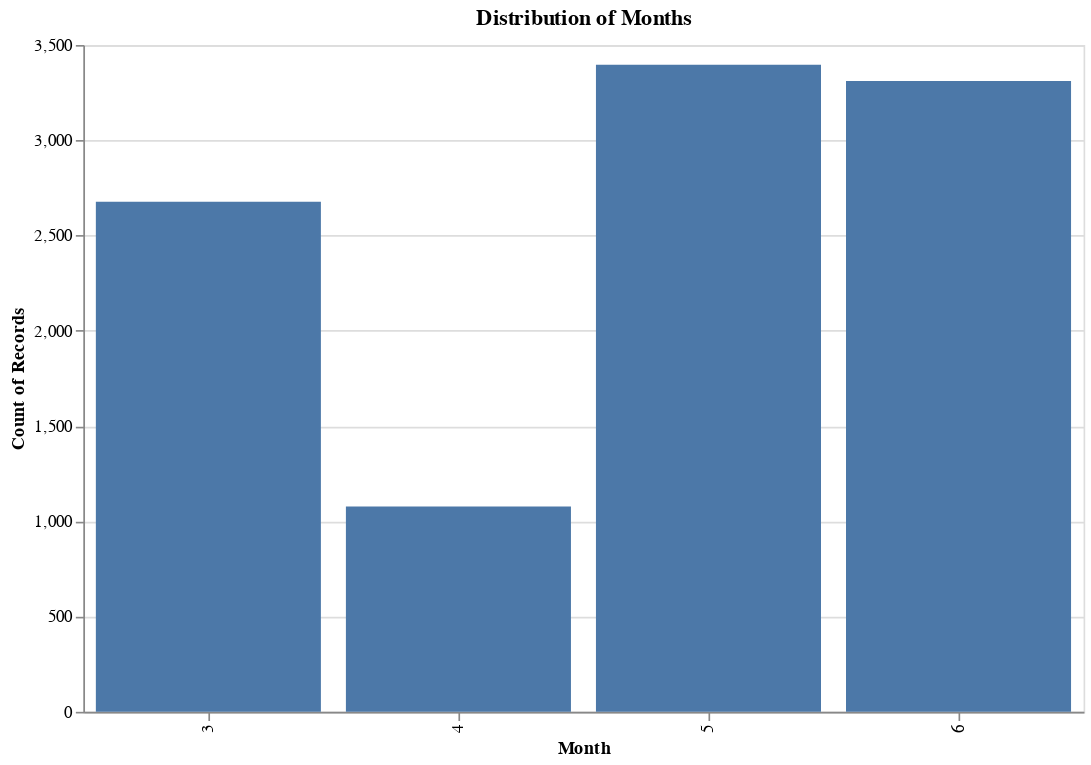

Source (notebook cell):
### Code cell
# Histogram for Month include tooltip

alt.data_transformers.enable("vegafusion")
chart = alt.Chart(df).mark_bar().encode(
    x=alt.X('Month:O'),
    y='count()',
    tooltip=[alt.Tooltip('Month:O', bin=True, title='Month'), 'count()']
).properties(
    title='Distribution of Months',
    width=600,
    height=400
)

chart.display()

### Figure 1 — Vega specification as saved in the notebook (floating-point values rounded to 4 significant figures)
{"$schema": "https://vega.github.io/schema/vega/v5.json", "data": [{"name": "source_0", "values": [{"Month": 3, "__count": 2677, "bin_maxbins_10_Month": 3.0, "bin_maxbins_10_Month_end": 3.5}, {"Month": 5, "__count": 3396, "bin_maxbins_10_Month": 5.0, "bin_maxbins_10_Month_end": 5.5}, {"Month": 6, "__count": 3311, "bin_maxbins_10_Month": 5.5, "bin_maxbins_10_Month_end": 6.0}, {"Month": 4, "__count": 1078, "bin_maxbins_10_Month": 4.0, "bin_maxbins_10_Month_end": 4.5}]}, {"name": "source_0_x_domain_Month", "values": [{"Month": 3}, {"Month": 5}, {"Month": 6}, {"Month": 4}]}, {"name": "source_0_y_domain___count", "values": [{"min": 1078, "max": 3396}]}], "marks": [{"type": "rect", "name": "marks", "from": {"data": "source_0"}, "encode": {"update": {"width": {"signal": "max(0.25, bandwidth('x'))"}, "y": {"field": "__count", "scale": "y"}, "y2": {"value": 0, "scale": "y"}, "x": {"field": "Month", "scale": "x"}, "tooltip": {"signal": "{\"Month\": !isValid(datum[\"bin_maxbins_10_Month\"]) || !isFinite(+datum[\"bin_maxbins_10_Month\"]) ? \"null\" : format(datum[\"bin_maxbins_10_Month\"], \"\") + \" – \" + format(datum[\"bin_maxbins_10_Month_end\"], \"\"), \"Count of Records\": format(datum[\"__count\"], \"\")}"}, "fill": {"value": "#4c78a8"}}}, "style": ["bar"]}], "scales": [{"name": "x", "type": "band", "domain": {"data": "source_0_x_domain_Month", "field": "Month", "sort": true}, "range": [0, {"signal": "width"}], "paddingInner": 0.1, "paddingOuter": 0.05}, {"name": "y", "type": "linear", "domain": [{"signal": "(data(\"source_0_y_domain___count\")[0] || {}).min"}, {"signal": "(data(\"source_0_y_domain___count\")[0] || {}).max"}], "range": [{"signal": "height"}, 0], "zero": true, "nice": true}], "axes": [{"scale": "y", "orient": "left", "maxExtent": 0, "minExtent": 0, "ticks": false, "aria": false, "labels": false, "zindex": 0, "gridScale": "x", "domain": false, "grid": true, "tickCount": {"signal": "ceil(height/40)"}}, {"scale": "x", "title": "Month", "labelBaseline": "middle", "labelAlign": "right", "orient": "bottom", "labelAngle": 270, "grid": false, "zindex": 0}, {"scale": "y", "zindex": 0, "labelOverlap": true, "tickCount": {"signal": "ceil(height/40)"}, "orient": "left", "grid": false, "title": "Count of Records"}], "title": {"text": "Distribution of Months", "frame": "group"}, "padding": 5, "background": "white", "height": 400, "style": "cell", "width": 600}
